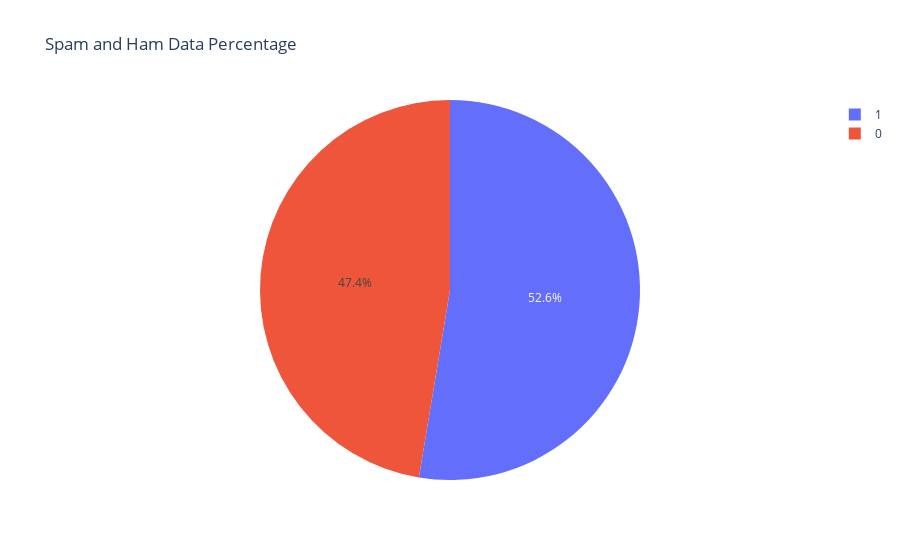

This figure's notebook cell:
### Code cell
# Plot pie chart of label distribution
fig = px.pie(df['label'].value_counts().reset_index(name='count').rename(columns={'index': 'label'}),
             values='count', names='label', title='Spam and Ham Data Percentage')
fig.show()

### Figure 1 — Plotly figure (JSON) as saved in the notebook; plotly's stock layout.template omitted (floating-point values rounded to 4 significant figures)
{"data": [{"domain": {"x": [0, 1], "y": [0, 1]}, "hovertemplate": "label=%{label}<br>count=%{value}<extra></extra>", "labels": [1, 0], "legendgroup": "", "name": "", "showlegend": true, "type": "pie", "values": [43910, 39538]}], "layout": {"legend": {"tracegroupgap": 0}, "title": {"text": "Spam and Ham Data Percentage"}}}
